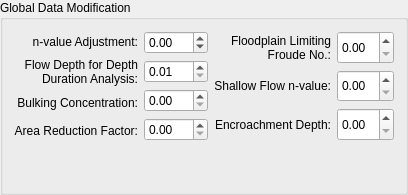
        <widget class="QGroupBox" name="globalDataGroup">
         <property name="sizePolicy">
          <sizepolicy hsizetype="Expanding" vsizetype="Expanding">
           <horstretch>0</horstretch>
           <verstretch>0</verstretch>
          </sizepolicy>
         </property>
         <property name="title">
          <string>Global Data Modification</string>
         </property>
         <layout class="QGridLayout" name="gridLayout">
          <item row="0" column="0">
           <layout class="QVBoxLayout" name="verticalLayout_5">
            <item>
             <widget class="QLabel" name="nValueAdjustmentLabel">
              <property name="sizePolicy">
               <sizepolicy hsizetype="Expanding" vsizetype="Expanding">
                <horstretch>0</horstretch>
                <verstretch>0</verstretch>
               </sizepolicy>
              </property>
              <property name="text">
               <string>n-value Adjustment:</string>
              </property>
              <property name="scaledContents">
               <bool>false</bool>
              </property>
              <property name="alignment">
               <set>Qt::AlignRight|Qt::AlignTrailing|Qt::AlignVCenter</set>
              </property>
             </widget>
            </item>
            <item>
             <widget class="QLabel" name="flowDepthForDepthDurationLabel">
              <property name="sizePolicy">
               <sizepolicy hsizetype="Expanding" vsizetype="Expanding">
                <horstretch>0</horstretch>
                <verstretch>0</verstretch>
               </sizepolicy>
              </property>
              <property name="text">
               <string>Flow Depth for Depth Duration Analysis:</string>
              </property>
              <property name="alignment">
               <set>Qt::AlignRight|Qt::AlignTrailing|Qt::AlignVCenter</set>
              </property>
              <property name="wordWrap">
               <bool>true</bool>
              </property>
             </widget>
            </item>
            <item>
             <widget class="QLabel" name="bulkingConcentrationLabel">
              <property name="sizePolicy">
               <sizepolicy hsizetype="Expanding" vsizetype="Expanding">
                <horstretch>0</horstretch>
                <verstretch>0</verstretch>
               </sizepolicy>
              </property>
              <property name="text">
               <string>Bulking Concentration:</string>
              </property>
              <property name="alignment">
               <set>Qt::AlignRight|Qt::AlignTrailing|Qt::AlignVCenter</set>
              </property>
             </widget>
            </item>
            <item>
             <widget class="QLabel" name="areaReductionFactorLabel">
              <property name="sizePolicy">
               <sizepolicy hsizetype="Expanding" vsizetype="Expanding">
                <horstretch>0</horstretch>
                <verstretch>0</verstretch>
               </sizepolicy>
              </property>
              <property name="text">
               <string>Area Reduction Factor:</string>
              </property>
              <property name="alignment">
               <set>Qt::AlignRight|Qt::AlignTrailing|Qt::AlignVCenter</set>
              </property>
             </widget>
            </item>
           </layout>
          </item>
          <item row="0" column="1">
           <layout class="QVBoxLayout" name="verticalLayout_4">
            <item>
             <widget class="QDoubleSpinBox" name="AMANN">
              <property name="sizePolicy">
               <sizepolicy hsizetype="Expanding" vsizetype="Expanding">
                <horstretch>0</horstretch>
                <verstretch>0</verstretch>
               </sizepolicy>
              </property>
              <property name="toolTip">
               <string>AMANN</string>
              </property>
              <property name="minimum">
               <double>-99.000000000000000</double>
              </property>
              <property name="maximum">
               <double>5.000000000000000</double>
              </property>
              <property name="singleStep">
               <double>0.100000000000000</double>
              </property>
              <property name="value">
               <double>0.000000000000000</double>
              </property>
             </widget>
            </item>
            <item>
             <widget class="QDoubleSpinBox" name="DEPTHDUR">
              <property name="sizePolicy">
               <sizepolicy hsizetype="Expanding" vsizetype="Expanding">
                <horstretch>0</horstretch>
                <verstretch>0</verstretch>
               </sizepolicy>
              </property>
              <property name="toolTip">
               <string>DEPTHDUR</string>
              </property>
              <property name="minimum">
               <double>0.010000000000000</double>
              </property>
              <property name="maximum">
               <double>100.000000000000000</double>
              </property>
              <property name="value">
               <double>0.010000000000000</double>
              </property>
             </widget>
            </item>
            <item>
             <widget class="QDoubleSpinBox" name="XCONC">
              <property name="sizePolicy">
               <sizepolicy hsizetype="Expanding" vsizetype="Expanding">
                <horstretch>0</horstretch>
                <verstretch>0</verstretch>
               </sizepolicy>
              </property>
              <property name="toolTip">
               <string>XCONC</string>
              </property>
              <property name="maximum">
               <double>0.500000000000000</double>
              </property>
             </widget>
            </item>
            <item>
             <widget class="QDoubleSpinBox" name="XARF">
              <property name="sizePolicy">
               <sizepolicy hsizetype="Expanding" vsizetype="Expanding">
                <horstretch>0</horstretch>
                <verstretch>0</verstretch>
               </sizepolicy>
              </property>
              <property name="toolTip">
               <string>XARF</string>
              </property>
              <property name="decimals">
               <number>2</number>
              </property>
              <property name="maximum">
               <double>1.000000000000000</double>
              </property>
              <property name="singleStep">
               <double>0.100000000000000</double>
              </property>
             </widget>
            </item>
           </layout>
          </item>
          <item row="0" column="2">
           <layout class="QVBoxLayout" name="verticalLayout_6">
            <item>
             <widget class="QLabel" name="floodplainLimitingFroudeNoLabel">
              <property name="sizePolicy">
               <sizepolicy hsizetype="Expanding" vsizetype="Expanding">
                <horstretch>0</horstretch>
                <verstretch>0</verstretch>
               </sizepolicy>
              </property>
              <property name="text">
               <string>Floodplain Limiting Froude No.:</string>
              </property>
              <property name="alignment">
               <set>Qt::AlignRight|Qt::AlignTrailing|Qt::AlignVCenter</set>
              </property>
              <property name="wordWrap">
               <bool>true</bool>
              </property>
             </widget>
            </item>
            <item>
             <widget class="QLabel" name="shallowFlowNValueLabel">
              <property name="sizePolicy">
               <sizepolicy hsizetype="Expanding" vsizetype="Expanding">
                <horstretch>0</horstretch>
                <verstretch>0</verstretch>
               </sizepolicy>
              </property>
              <property name="text">
               <string>Shallow Flow n-value:</string>
              </property>
              <property name="alignment">
               <set>Qt::AlignRight|Qt::AlignTrailing|Qt::AlignVCenter</set>
              </property>
              <property name="wordWrap">
               <bool>true</bool>
              </property>
             </widget>
            </item>
            <item>
             <widget class="QLabel" name="encroachmentDepthLabel">
              <property name="sizePolicy">
               <sizepolicy hsizetype="Expanding" vsizetype="Expanding">
                <horstretch>0</horstretch>
                <verstretch>0</verstretch>
               </sizepolicy>
              </property>
              <property name="text">
               <string>Encroachment Depth:</string>
              </property>
              <property name="alignment">
               <set>Qt::AlignRight|Qt::AlignTrailing|Qt::AlignVCenter</set>
              </property>
              <property name="wordWrap">
               <bool>true</bool>
              </property>
             </widget>
            </item>
           </layout>
          </item>
          <item row="0" column="3">
           <layout class="QVBoxLayout" name="verticalLayout_7">
            <item>
             <widget class="QDoubleSpinBox" name="FROUDL">
              <property name="sizePolicy">
               <sizepolicy hsizetype="Expanding" vsizetype="Expanding">
                <horstretch>0</horstretch>
                <verstretch>0</verstretch>
               </sizepolicy>
              </property>
              <property name="toolTip">
               <string>FROUDL</string>
              </property>
              <property name="maximum">
               <double>5.000000000000000</double>
              </property>
             </widget>
            </item>
            <item>
             <widget class="QDoubleSpinBox" name="SHALLOWN">
              <property name="sizePolicy">
               <sizepolicy hsizetype="Expanding" vsizetype="Expanding">
                <horstretch>0</horstretch>
                <verstretch>0</verstretch>
               </sizepolicy>
              </property>
              <property name="toolTip">
               <string>SHALLOWN</string>
              </property>
              <property name="maximum">
               <double>0.400000000000000</double>
              </property>
              <property name="singleStep">
               <double>0.010000000000000</double>
              </property>
             </widget>
            </item>
            <item>
             <widget class="QDoubleSpinBox" name="ENCROACH">
              <property name="sizePolicy">
               <sizepolicy hsizetype="Expanding" vsizetype="Expanding">
                <horstretch>0</horstretch>
                <verstretch>0</verstretch>
               </sizepolicy>
              </property>
              <property name="toolTip">
               <string>ENCROACH</string>
              </property>
              <property name="maximum">
               <double>10.000000000000000</double>
              </property>
             </widget>
            </item>
           </layout>
          </item>
          <item row="1" column="0" colspan="4">
           <spacer name="verticalSpacer">
            <property name="orientation">
             <enum>Qt::Vertical</enum>
            </property>
            <property name="sizeHint" stdset="0">
             <size>
              <width>20</width>
              <height>40</height>
             </size>
            </property>
           </spacer>
          </item>
         </layout>
        </widget>
